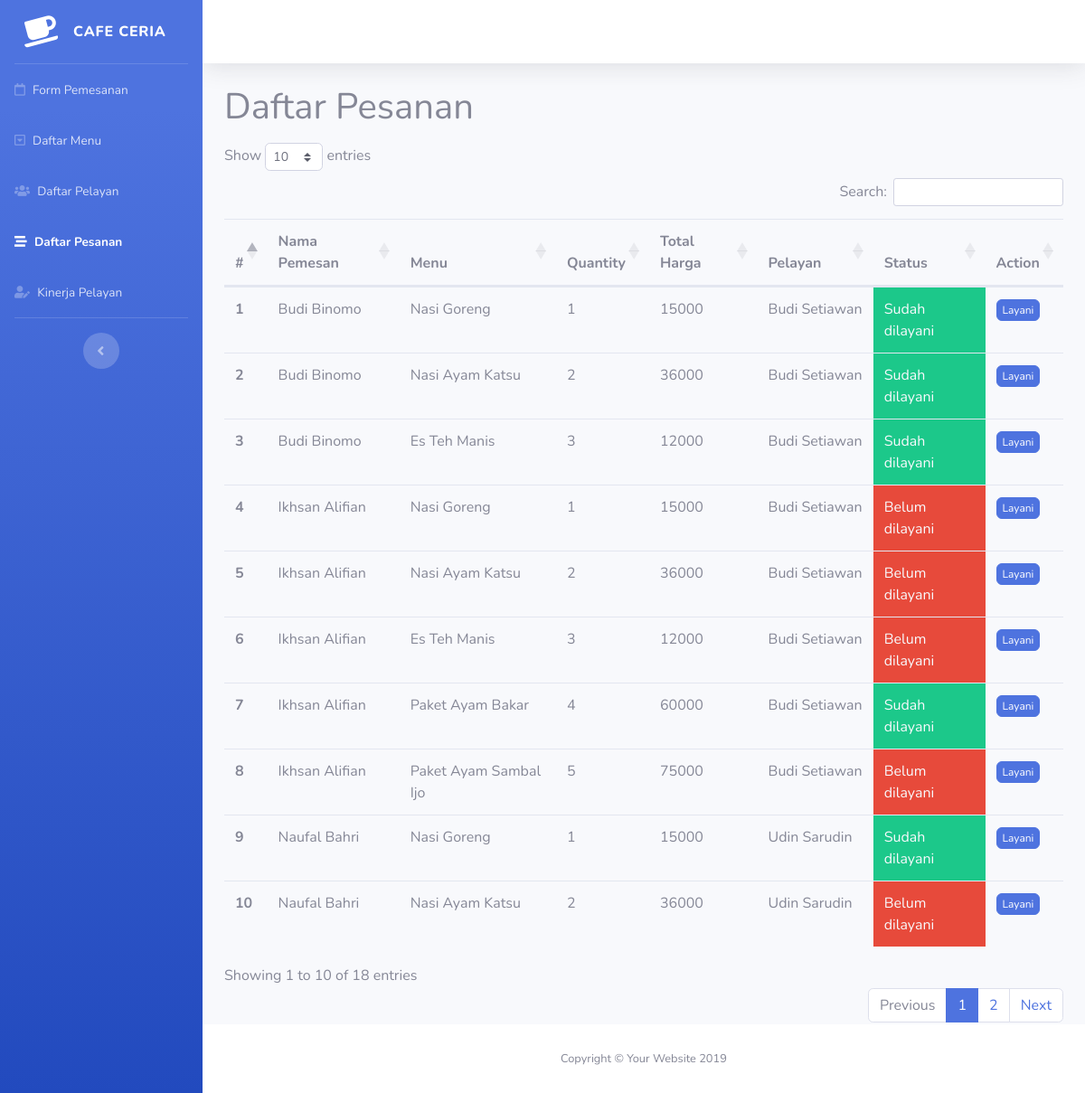
Page /daftarpesanan.php on the committed database.
### tables this page shows
CREATE TABLE `tb_daftar_pesanan` (
  `id_dPesanan` int(11) NOT NULL,
  `pesanan_id` int(11) NOT NULL,
  `pemesanan_id` int(11) NOT NULL,
  `status` int(11) NOT NULL
);

CREATE TABLE `tb_pemesanan` (
  `id_pemesanan` int(11) NOT NULL,
  `nama_pemesan` varchar(100) NOT NULL,
  `jumlah_pesanan` int(11) NOT NULL,
  `pelayan_id` int(11) NOT NULL
);

CREATE TABLE `tb_menu` (
  `id_menu` int(11) NOT NULL,
  `menu` varchar(50) NOT NULL,
  `harga` int(11) NOT NULL
);

CREATE TABLE `tb_pesanan_pemesan` (
  `id_pesanan` int(11) NOT NULL,
  `menu_id` int(11) NOT NULL,
  `pemesanan_id` int(11) NOT NULL,
  `quantity` int(11) NOT NULL
);

CREATE TABLE `tb_pelayan` (
  `id_pelayan` int(11) NOT NULL,
  `pelayan` varchar(100) NOT NULL
);

### daftarpesanan.php (the view, shortened to what this page needs)
<?php
include_once 'controller/connection.php';
?>
<!DOCTYPE html>
<html lang="en">
  <head>
    <link
      href="vendor/fontawesome-free/css/all.min.css"
      rel="stylesheet"
      type="text/css"
    />
    <link rel="stylesheet" type="text/css" href="https://cdn.datatables.net/1.10.16/css/dataTables.bootstrap4.min.css">
    <link rel="stylesheet" type="text/css" href="https://cdn.datatables.net/buttons/1.5.6/css/buttons.dataTables.min.css">
    <link href="css/sb-admin-2.min.css" rel="stylesheet" />
  </head>
  <body id="page-top">
    <div id="wrapper">
      <ul
        class="navbar-nav bg-gradient-primary sidebar sidebar-dark accordion"
        id="accordionSidebar"
      >
        <a
          class="sidebar-brand d-flex align-items-center justify-content-center"
          href="index.php"
        >
          <div class="sidebar-brand-icon rotate-n-15">
            <i class="fas fa-coffee"></i>
          </div>
          <div class="sidebar-brand-text mx-3">Cafe Ceria</div>
        </a>
        <hr class="sidebar-divider my-0" />
        <li class="nav-item">
          <a class="nav-link" href="index.php">
            <i class="far fa-calendar"></i>
            <span>Form Pemesanan</span></a
          >
        </li>
        <li class="nav-item">
          <a class="nav-link" href="menu.php">
            <i class="far fa-caret-square-down"></i>
            <span>Daftar Menu</span></a
          >
        </li>
        <li class="nav-item">
          <a class="nav-link" href="pelayan.php">
          <i class="fas fa-users"></i>
            <span>Daftar Pelayan</span></a
          >
        </li>
        <li class="nav-item active">
          <a class="nav-link" href="daftarpesanan.php">
            <i class="fas fa-stream"></i>
            <span>Daftar Pesanan</span></a
          >
        </li>
        <li class="nav-item">
          <a class="nav-link" href="kinerjapelayan.php">
          <i class="fas fa-user-edit"></i>
            <span>Kinerja Pelayan</span></a
          >
        </li>
        <hr class="sidebar-divider d-none d-md-block" />
        <div class="text-center d-none d-md-inline">
          <button class="rounded-circle border-0" id="sidebarToggle"></button>
        </div>
      </ul>
      <div id="content-wrapper" class="d-flex flex-column">
        <div id="content">
          <nav
            class="navbar navbar-expand navbar-light bg-white topbar mb-4 static-top shadow"
          >
          </nav>
<?php
  $query = "SELECT * FROM `tb_daftar_pesanan`
            JOIN `tb_pemesanan` ON `tb_daftar_pesanan` . `pemesanan_id` = `tb_pemesanan` . `id_pemesanan`
            JOIN `tb_pesanan_pemesan` ON `tb_daftar_pesanan` . `pesanan_id` = `tb_pesanan_pemesan` . `id_pesanan`
            JOIN `tb_menu` ON `tb_pesanan_pemesan` . `menu_id` = `tb_menu` . `id_menu`
            JOIN `tb_pelayan` ON `tb_pelayan` . `id_pelayan` = `tb_pemesanan` . `pelayan_id`
            ";
  $result = mysqli_query($conn, $query);
?>
          <div class="container-fluid">
            <h1 class="pb-2">Daftar Pesanan</h1>
            <div class="table-responsive">
              <table class="table table-hover" id="daftarPesananTable">
                <thead>
                  <tr>
                    <th scope="col">#</th>
                    <th scope="col">Nama Pemesan</th>
                    <th scope="col">Menu</th>
                    <th scope="col">Quantity</th>
                    <th scope="col">Total Harga</th>
                    <th scope="col">Pelayan</th>
                    <th scope="col">Status</th>
                    <th scope="col">Action</th>
                  </tr>
                </thead>
                <tbody>
                <?php
                $i = 1;
                while($row = mysqli_fetch_assoc($result)):?>
                  <tr>
                    <th scope="row"><?= $i;?></th>
                    <td>
                      <?= $row['nama_pemesan'];?>
                    </td>
                    <td>
                      <?= $row['menu'];?>
                    </td>
                    <td>
                      <?= $row['quantity'];?>
                    </td>
                    <td>
                    <?= $row['harga'] * $row['quantity'];?>
                    </td>
                    <td>
                    <?= $row['pelayan']?>
                    </td>
                      <?php
                      if($row['status'] == 0)
                      {
                        echo "<td class=\"bg-danger text-light\">Belum dilayani</td>";
                      }
                      else{
                        echo "<td class=\"bg-success text-light\">Sudah dilayani</td>";
                      }
                      ?>
                    <td>
                    <form action="controller/Change.php" method="post">
                      <input type="submit" class="btn btn-primary btn-sm" style="padding: 2px 6px; font-size:12px; border-radius:6px;" value="Layani">
                    </form>
                    </td>
                  </tr>
                <?php
              $i++;
                endwhile?>
                </tbody>
              </table>
            </div>
          </div>
        </div>
        <footer class="sticky-footer bg-white">
          <div class="container my-auto">
            <div class="copyright text-center my-auto">
              <span>Copyright &copy; Your Website 2019</span>
            </div>
          </div>
        </footer>
      </div>
    </div>
  </body>
</html>

### rows in the picture
tb_daftar_pesanan: pemesanan.nama_pemesan "Budi Binomo", tb_menu.menu "Nasi Goreng", tb_pesanan_pemesan.quantity "1", tb_menu.harga "15000", tb_pelayan.pelayan "Budi Setiawan", status "Sudah dilayani"
tb_daftar_pesanan: pemesanan.nama_pemesan "Budi Binomo", tb_menu.menu "Nasi Ayam Katsu", tb_pesanan_pemesan.quantity "2", tb_menu.harga "36000", tb_pelayan.pelayan "Budi Setiawan", status "Sudah dilayani"
tb_daftar_pesanan: pemesanan.nama_pemesan "Budi Binomo", tb_menu.menu "Es Teh Manis", tb_pesanan_pemesan.quantity "3", tb_menu.harga "12000", tb_pelayan.pelayan "Budi Setiawan", status "Sudah dilayani"
tb_daftar_pesanan: pemesanan.nama_pemesan "Ikhsan Alifian", tb_menu.menu "Nasi Goreng", tb_pesanan_pemesan.quantity "1", tb_menu.harga "15000", tb_pelayan.pelayan "Budi Setiawan", status "Belum dilayani"
tb_daftar_pesanan: pemesanan.nama_pemesan "Ikhsan Alifian", tb_menu.menu "Nasi Ayam Katsu", tb_pesanan_pemesan.quantity "2", tb_menu.harga "36000", tb_pelayan.pelayan "Budi Setiawan", status "Belum dilayani"
tb_daftar_pesanan: pemesanan.nama_pemesan "Ikhsan Alifian", tb_menu.menu "Es Teh Manis", tb_pesanan_pemesan.quantity "3", tb_menu.harga "12000", tb_pelayan.pelayan "Budi Setiawan", status "Belum dilayani"
tb_daftar_pesanan: pemesanan.nama_pemesan "Ikhsan Alifian", tb_menu.menu "Paket Ayam Bakar", tb_pesanan_pemesan.quantity "4", tb_menu.harga "60000", tb_pelayan.pelayan "Budi Setiawan", status "Sudah dilayani"
tb_daftar_pesanan: pemesanan.nama_pemesan "Ikhsan Alifian", tb_menu.menu "Paket Ayam Sambal Ijo", tb_pesanan_pemesan.quantity "5", tb_menu.harga "75000", tb_pelayan.pelayan "Budi Setiawan", status "Belum dilayani"
tb_daftar_pesanan: pemesanan.nama_pemesan "Naufal Bahri", tb_menu.menu "Nasi Goreng", tb_pesanan_pemesan.quantity "1", tb_menu.harga "15000", tb_pelayan.pelayan "Udin Sarudin", status "Sudah dilayani"
tb_daftar_pesanan: pemesanan.nama_pemesan "Naufal Bahri", tb_menu.menu "Nasi Ayam Katsu", tb_pesanan_pemesan.quantity "2", tb_menu.harga "36000", tb_pelayan.pelayan "Udin Sarudin", status "Belum dilayani"
